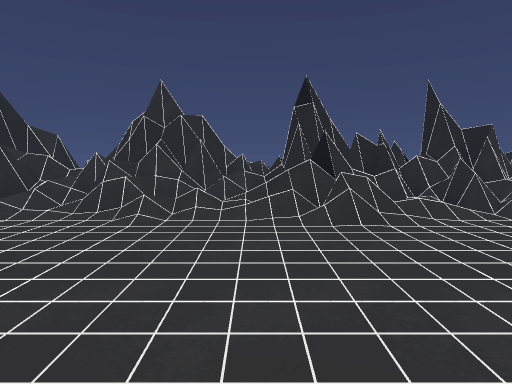
View 1 (above)

16 first-person views from a walk through a scene from a Unity 3-D project. The camera is 1.2 m above the floor, tilts 6° down and sees 75° across. The floor is counted in squares, 1 m on a side. Each view is taken from the middle of a square. On the plan, view 1 faces up. The plan holds only what a view shows up to about 14 squares ahead; the rest is blank. The player is left out. Surface patterns are stand-ins for the level's own textures.

View 2
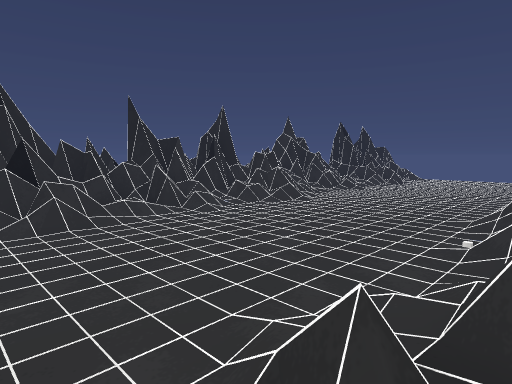

View 3
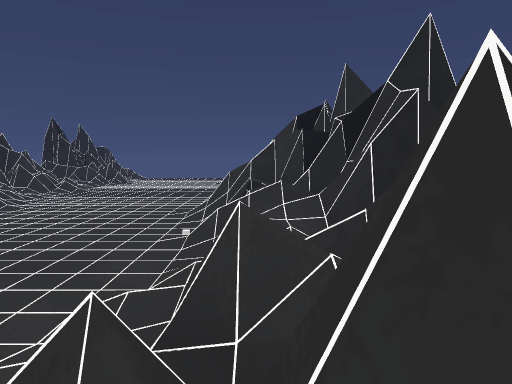

View 4
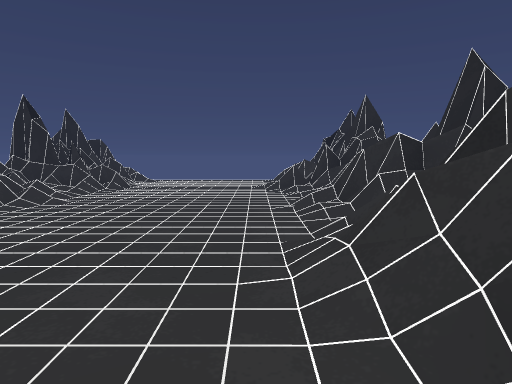

View 5
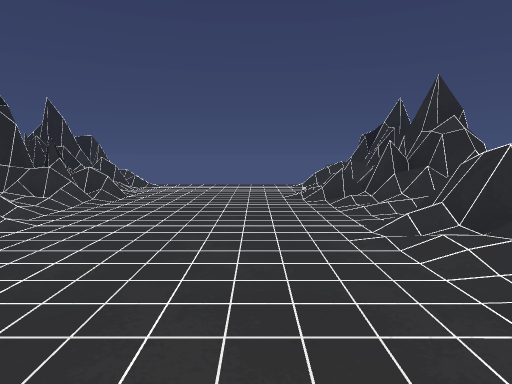

View 6
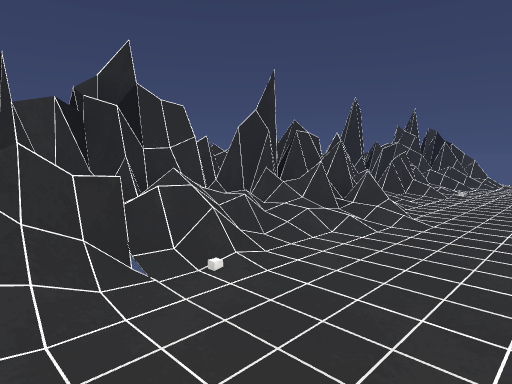

View 7
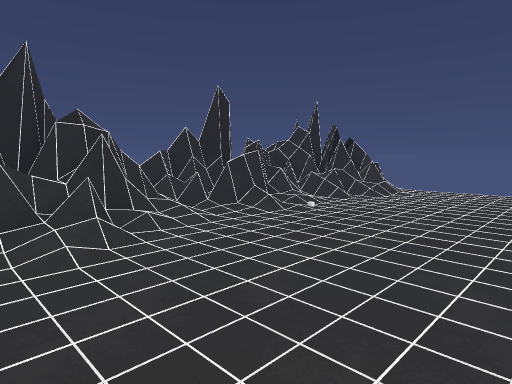

View 8
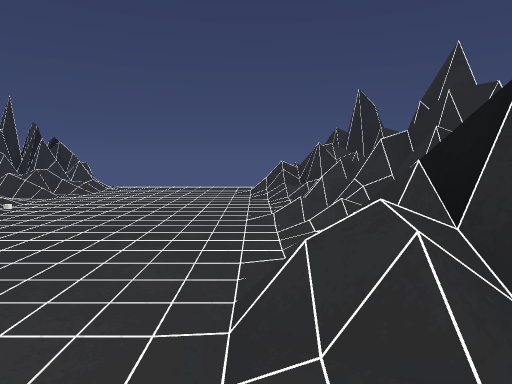

View 9
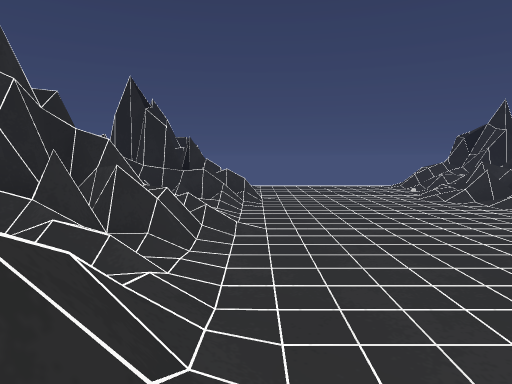

View 10
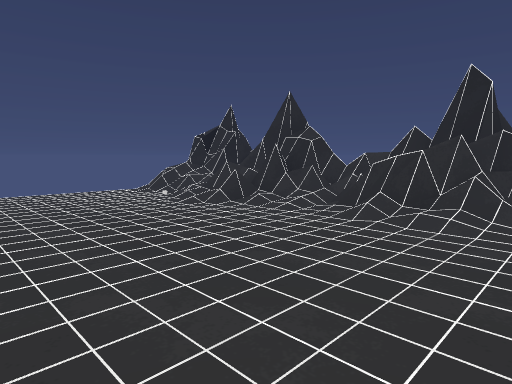

View 11
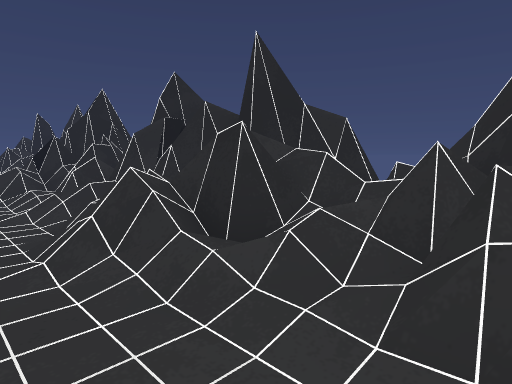

View 12
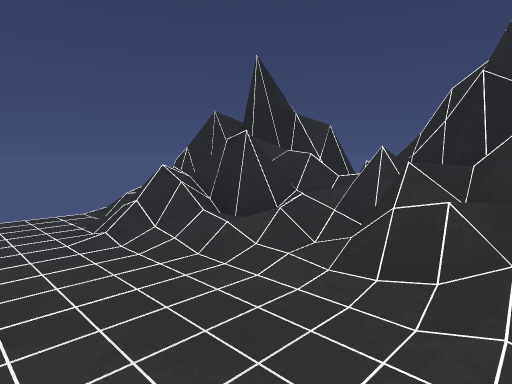

View 13
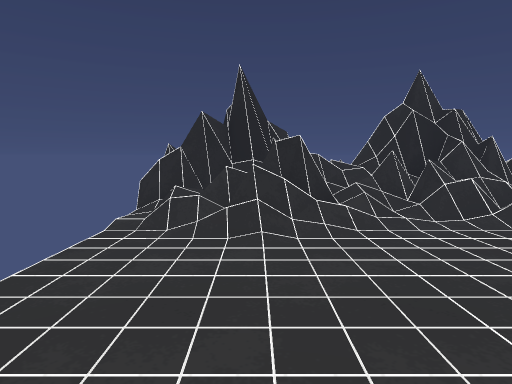

View 14
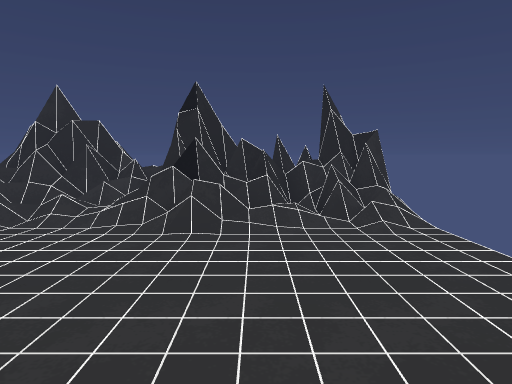

View 15
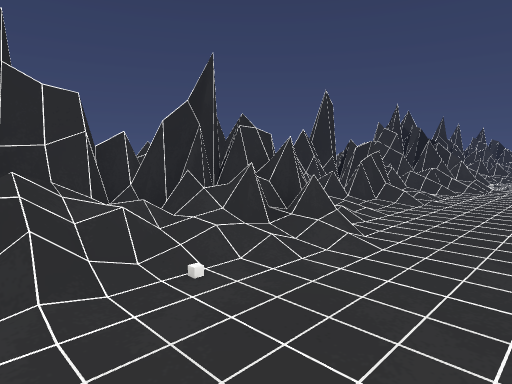

View 16
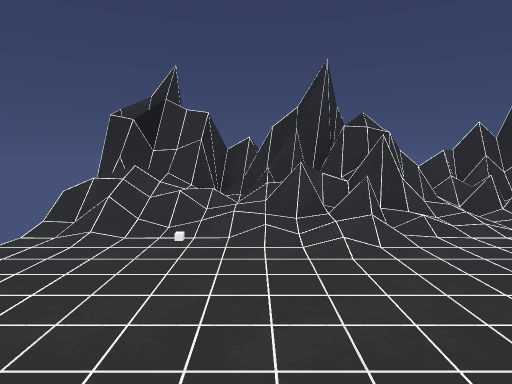

### Floor plan
Key: @ floor where view 1 was taken; # wall or solid block; x gap in a wall; . main floor; : floor 1 m higher than the main floor; / step, stairs or slope; = window, fence, low wall or low ledge; v drop or lower ground; O other object.
Columns run from 10 left of view 1 to 22 right of it. Each row starts with its distance up from view 1.
 11     =             # =
 10  ###=v##     =######=v##    # ###
  9 ####=/##### ##=#####:/########=##
  8 =====/===###=#===#=#=/===###=#==#
  7  /O==//=///=#//=O.===//=///=///=O
  6  .///.............///......//....
  5  ................................
  4  ................................
  3  ................................
  2  ................................
  1  .../../............/......./....
  0   =//.//..@=////##=//...../=////.
 -1 ###=O/#==//x==OO#=#=O/#==/##==OO=
 -2  ###==#==####=#=####==#==####=#=#
 -3   ##=####=####### ## ####=#######
 -4    # ##             =##

Positions as (right, up) in squares from view 1, and headings:
1: (0, 0), facing up
2: (0, -1), facing up-right
3: (0, -1), facing right
4: (5, 1), facing right
5: (8, 2), facing right
6: (8, 3), facing down-left
7: (3, 5), facing down-left
8: (4, 6), facing left
9: (8, 6), facing right
10: (10, 6), facing down-right
11: (13, 5), facing up-left
12: (-2, 4), facing up-left
13: (-7, 1), facing up
14: (19, 0), facing up
15: (22, 3), facing down-left
16: (19, 5), facing down
